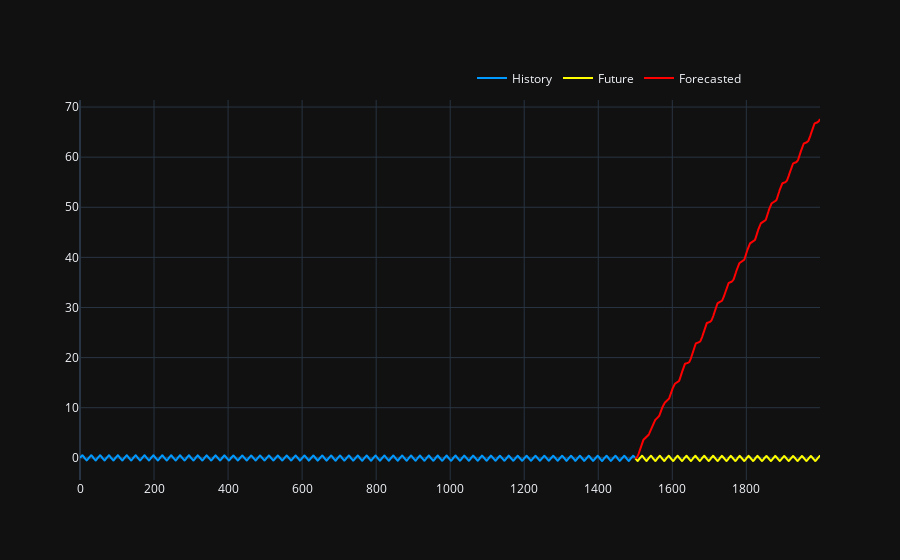

Notebook source saved alongside this figure:
### Code cell
pred_y = model.predict(train_x.to('cuda').view(1, -1, 1), len(val_serie))
pred_y = pred_y.cpu().numpy()
pred_y = unscale(pred_y, scaler).cumsum()
# pred_y = unscale(pred_y, scaler)

# pred_y = pred_y.cumsum()
plot_predictions(train_serie, val_serie, pred_y)

### Figure 1 — Plotly figure (JSON) as saved in the notebook; plotly's stock layout.template omitted (floating-point values rounded to 4 significant figures; data arrays with more than 128 entries replaced by an {"elided": "..."} marker saying what was removed)
{"data": [{"hovertemplate": "$%{y:.2f}", "line": {"color": "#0099ff"}, "mode": "lines", "name": "History", "type": "scatter", "x": {"elided": "1500 int values"}, "y": {"elided": "1500 float values"}}, {"hovertemplate": "$%{y:.2f}", "line": {"color": "yellow"}, "mode": "lines", "name": "Future", "type": "scatter", "x": {"elided": "500 int values"}, "y": {"elided": "500 float values"}}, {"hovertemplate": "$%{y:.2f}", "line": {"color": "red"}, "mode": "lines", "name": "Forecasted", "type": "scatter", "x": {"elided": "500 int values"}, "y": {"elided": "500 float values"}}], "layout": {"hovermode": "x unified", "legend": {"orientation": "h", "x": 0.9, "xanchor": "right", "y": 1.02, "yanchor": "bottom"}, "xaxis": {"rangeselector": {"font": {"color": "black"}}}, "yaxis": {"fixedrange": true}}}
